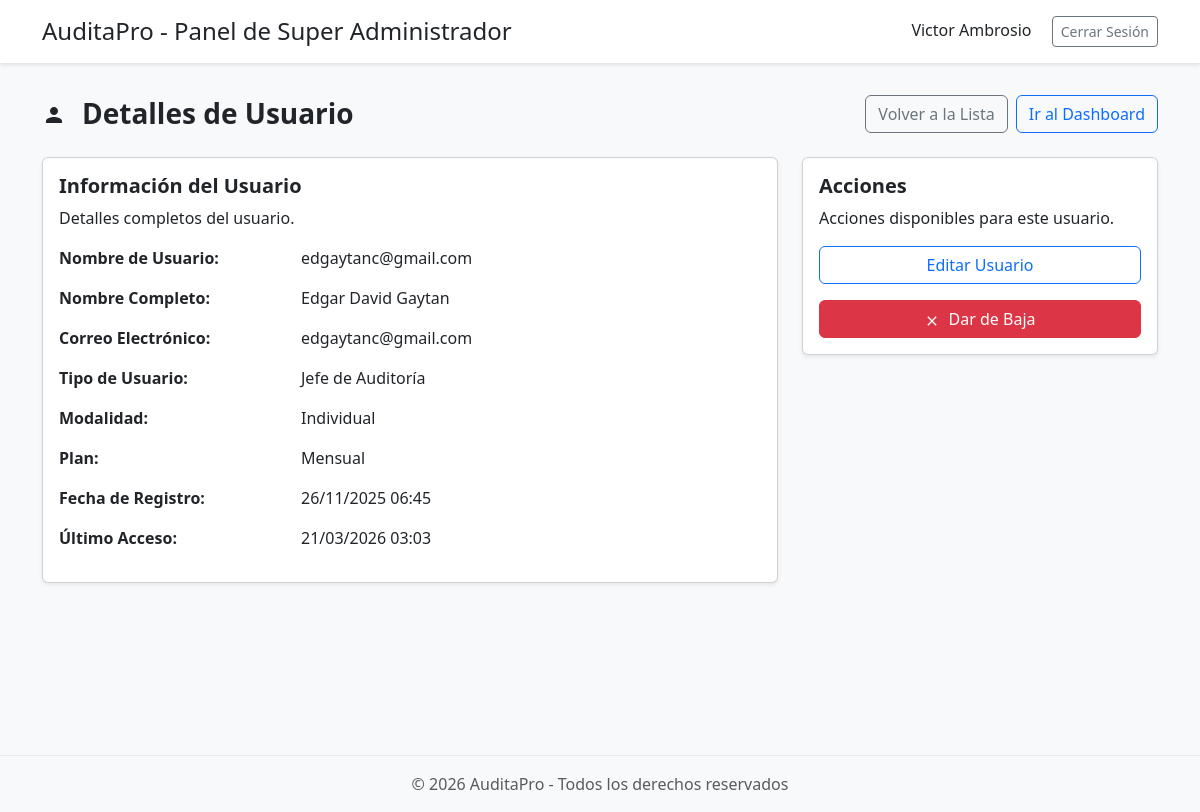
The page /usuarios/281/ (signed in) on the database as committed earlier.
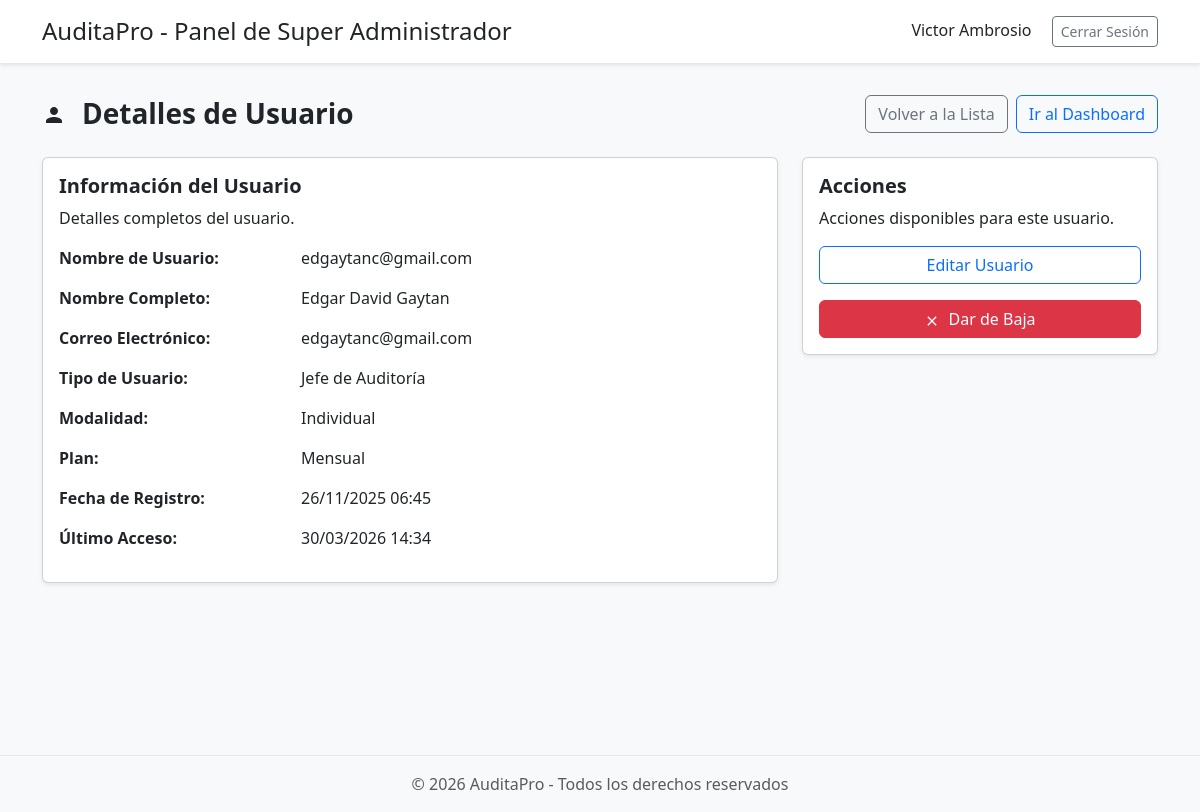
The same page on the database as committed later.
### users/models.py (models this page shows, shortened)
class User(AbstractUser):
    MODALIDAD_CHOICES = [
        ('I', 'Modalidad Individual'),
        ('G', 'Modalidad Grupal'),
        ('S', 'Superadmin'),
    ]
    first_name = models.CharField(max_length=30)
    last_name = models.CharField(max_length=30)
    signature = models.UUIDField(default=uuid.uuid4, editable=False, unique=True)
    modalidad = models.CharField(
        max_length=1,
        choices=MODALIDAD_CHOICES,
        default='I',
        help_text="I: individual, G: grupal, S: superadmin"
    )
    plan = models.CharField(
        max_length=2,
        default='M',
        help_text="M: mensual, A: anual, D: demo, NT: no tiene"
    )
    auditor_slots = models.PositiveIntegerField(
        default=3,
        help_text="Cantidad máxima de auditores permitidos para este jefe de auditoría (modalidad grupal)."
    )
    socio = models.BooleanField(
        default=False,
        help_text="Indica si el Jefe de Auditoría tiene privilegios de socio para crear usuarios."
    )
    administrador = models.ForeignKey(
        'self',
        related_name='auditores',
        on_delete=models.SET_NULL,
        null=True,
        blank=True,
        help_text="Administrador al que está asociado este usuario (para modalidad grupal)"
    )
    role = models.ForeignKey(
        'Roles',
        related_name="role",
        on_delete=models.SET_NULL,
        null=True,
        blank=True,
    )
    revisor_fiscal = models.BooleanField(
        default=False,
        help_text="Indica si el usuario tiene acceso al módulo de Revisoría Fiscal."
    )
    is_deleted = models.BooleanField(default=False)
    deleted_at = models.DateTimeField(null=True, blank=True)
    def get_full_name(self) -> str:
        return f"{self.first_name} {self.last_name}".strip()
    def is_admin(self):
        return bool(self.role and self.role.name == "audit_manager")

class Roles(models.Model):
    name = models.CharField(max_length=255)
    verbose_name = models.CharField(max_length=255)

### user_management/views.py (the view)
# urls.py: path('<int:user_id>/', views.user_details, name='user_details'),
@login_required
def user_details(request, user_id):
    user_to_view = get_object_or_404(User, id=user_id)
    is_auditor = user_to_view.role.name == "auditor"
    is_admin = user_to_view.role and user_to_view.role.name == "audit_manager"
    assigned_to_admin = None
    if is_auditor and user_to_view.modalidad == 'G' and user_to_view.administrador:
        assigned_to_admin = user_to_view.administrador
    assigned_auditors = []
    if is_admin:
        assigned_auditors = User.objects.filter(administrador=user_to_view)
    template = 'user_management/user_details.html'
    if request.user.role and request.user.role.name == 'superadmin':
        template = 'user_management/superadmin_user_details.html'
    return render(request, template, {
        'user_to_view': user_to_view,
        'is_auditor': is_auditor,
        'is_admin': is_admin,
        'assigned_to_admin': assigned_to_admin,
        'assigned_auditors': assigned_auditors,
    })

### audits/utils.py (called while the page is built)
def get_assigned_audits(user_role: str, req: HttpRequest):
    if user_role == "audit_manager":
        return Audit.objects.filter(audit_manager=req.user)
    elif user_role in ["supervisor", "auditor"]:
        return Audit.objects.filter(assigned_users=req.user)

### common/context_processors.py (called while the page is built)
def get_is_active_route(route: str, req: HttpRequest):
    path = req.path
    reverse_url = reverse(route)
    striped_path = path.strip("/")
    striped_reverse_url = reverse_url.strip("/")
    if striped_reverse_url == striped_path:
        return True
    if reverse_url in path and reverse_url != "/":
        return True
    path_splited_list = path.split("/")
    if len(path_splited_list) < 1:
        return False
    for path_segment in path_splited_list:
        if reverse_url == path_segment:
            return True
    return False

def assigned_audits(req: HttpRequest):
    return {
        "assigned_audits": (
            get_assigned_audits(req.user.role.name, req)
            if req.user.is_authenticated
            else ""
        )
    }

def months_processor(req: HttpRequest):
    months = Months.objects.all()
    return {"months": months}

### user_management/templates/user_management/superadmin_user_details.html (shortened to what the changed rows need)
{% extends "user_management/superadmin-base.html" %}
{% block main_content %}
<div class="container">
    <div class="row mb-4">
        <div class="col d-flex align-items-center gap-3">
            <h1 class="fs-3 fw-semibold m-0">Detalles de Usuario</h1>
        </div>
    </div>
    <div class="row g-4">
        <div class="col-lg-8">
            <div class="card shadow-sm">
                <div class="card-body">
                    <div class="row mb-3">
                        <div class="col-md-4 fw-semibold">Nombre de Usuario:</div>
                        <div class="col-md-8">{{ user_to_view.username }}</div>
                    </div>
                    <div class="row mb-3">
                        <div class="col-md-4 fw-semibold">Nombre Completo:</div>
                        <div class="col-md-8">{{ user_to_view.get_full_name }}</div>
                    </div>
                    <div class="row mb-3">
                        <div class="col-md-4 fw-semibold">Correo Electrónico:</div>
                        <div class="col-md-8">{{ user_to_view.email }}</div>
                    </div>
                    <div class="row mb-3">
                        <div class="col-md-4 fw-semibold">Tipo de Usuario:</div>
                        <div class="col-md-8">{{ user_to_view.role.verbose_name }}</div>
                    </div>
                    <div class="row mb-3">
                        <div class="col-md-4 fw-semibold">Fecha de Registro:</div>
                        <div class="col-md-8">{{ user_to_view.date_joined|date:"d/m/Y H:i" }}</div>
                    </div>
                    <div class="row mb-3">
                        <div class="col-md-4 fw-semibold">Último Acceso:</div>
                        <div class="col-md-8">
                            {% if user_to_view.last_login %}
                            {{ user_to_view.last_login|date:"d/m/Y H:i" }}
                            {% else %}
                            Nunca ha iniciado sesión
                            {% endif %}
                        </div>
                    </div>
                </div>
            </div>
        </div>
    </div>
</div>
{% endblock main_content %}

Rows that differ between the two databases and show on the page:
changed User "edgaytanc@gmail.com": last_login "21/03/2026 03:03" → "30/03/2026 14:34"
